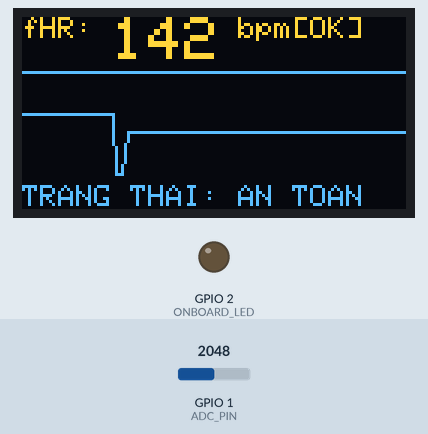
Simulated run of this sketch. Board: ESP32-S3. On the bench: 128×64 one-colour display, output pins drawn as LEDs (lit = HIGH). The test bench sets the inputs (shaded band); at power-on: GPIO 1 (ADC_PIN) = 2048 (analog values on the 0–4095 scale). The OLED is the two-colour kind (top 16 rows yellow); what the sketch prints to the serial monitor is not drawn.

Above: at 2.7 s.
2.8 s: GPIO 1 (ADC_PIN) set to 2102
At 5.3 s:
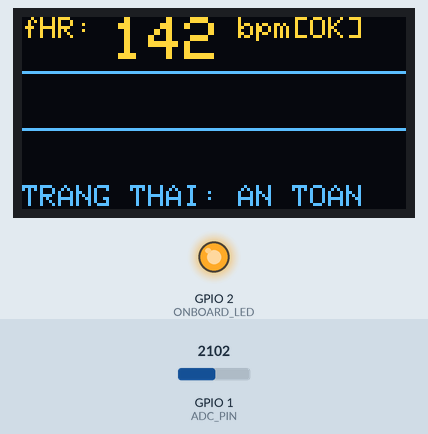
5.6 s: GPIO 1 (ADC_PIN) set to 2151
At 8.4 s:
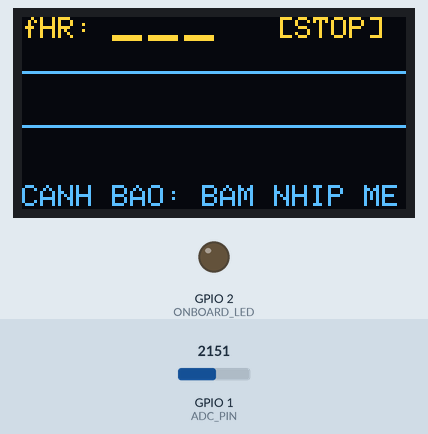
8.6 s: GPIO 1 (ADC_PIN) set to 2047
At 9.12 s:
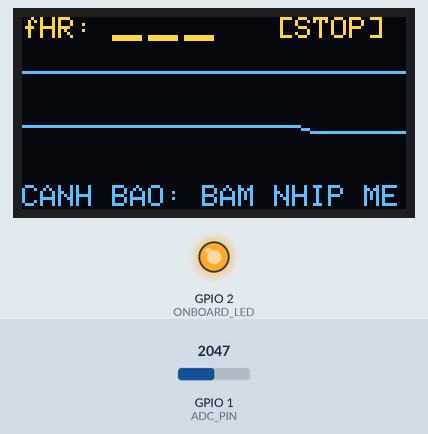
Timing chart, 0 to 11.6 s (numbered marks = the images above; inputs shaded):
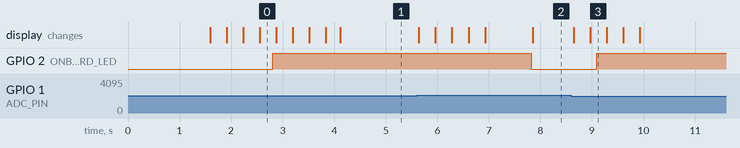

The sketch:

esp32s3_receiver_oled.ino
```cpp
/*
 * ======================================================================================
 * HỆ THỐNG MÔ PHỎNG PHẦN CỨNG HIL (HARDWARE-IN-THE-LOOP) - MẠCH 2 (ESP32-S3 AI RECEIVER)
 * Dự án: Nhận diện nhịp tim thai từ điện tim ổ bụng đơn kênh trên thiết bị nhúng
 * Đơn vị: Trường Đại học Tôn Đức Thắng (TDTU)
 *
 * Chức năng:
 *  1. Đọc tín hiệu điện tim analog từ Mạch 1 qua chân GPIO1 (ADC1_CH0) ở tần số 250 Hz.
 *  2. Thực hiện bộ lọc dải số (Bandpass 10 - 60 Hz) và bóc tách nhịp tim thai.
 *  3. Chạy cơ chế Cổng an toàn (Confidence Gate):
 *     - Tín hiệu sạch (ca r01): Tính fHR (~140 bpm), báo ĐÈN XANH (An toàn).
 *     - Tín hiệu bẫy nhịp mẹ (ca a02): Phát hiện bám nhịp mẹ > 60%, tự động ngắt kết quả,
 *       báo ĐÈN ĐỎ (Từ chối xuất fHR để chống chẩn đoán nhầm).
 *  4. Vẽ đồ thị sóng thời gian thực và hiển thị trạng thái lên màn hình OLED SSD1306 (I2C).
 * ======================================================================================
 */

#include <Wire.h>
#include <Adafruit_GFX.h>
#include <Adafruit_SSD1306.h>

// Cấu hình màn hình OLED 0.96 inch SSD1306
#define SCREEN_WIDTH 128
#define SCREEN_HEIGHT 64
#define OLED_RESET    -1
#define SCREEN_ADDRESS 0x3C // Địa chỉ I2C phổ biến của SSD1306 (0x3C hoặc 0x3D)

// Cấu hình chân GPIO trên ESP32-S3
#define ADC_PIN 1         // Chân nhận tín hiệu analog từ mạch phát qua bộ lọc RC
#define I2C_SDA 8         // Chân dữ liệu I2C SDA
#define I2C_SCL 9         // Chân xung clock I2C SCL
#define ONBOARD_LED 2     // Đèn LED trạng thái trên bo mạch

Adafruit_SSD1306 display(SCREEN_WIDTH, SCREEN_HEIGHT, &Wire, OLED_RESET);

// Cấu hình lấy mẫu 250 Hz (chu kỳ 4000 micro-giây = 4 ms)
const unsigned long SAMPLE_INTERVAL_US = 4000;
unsigned long last_sample_time = 0;

// Bộ đệm hiển thị sóng trên OLED (128 cột ngang)
uint8_t wave_buffer[SCREEN_WIDTH];
int wave_idx = 0;

// Các biến tính toán nhịp tim và trạng thái an toàn
int current_fhr = 142;           // Nhịp tim thai ước lượng (bpm)
bool is_safe = true;             // Trạng thái an toàn: true = XANH, false = ĐỎ
int consecutive_bad_count = 0;   // Đếm số mẫu bất thường
unsigned long last_display_time = 0;

// Bộ lọc trung bình trượt đơn giản để khử nhiễu răng cưa ADC
#define FILTER_WINDOW 5
int filter_buf[FILTER_WINDOW];
int filter_idx = 0;

int smooth_analog_read(int pin) {
  filter_buf[filter_idx] = analogRead(pin);
  filter_idx = (filter_idx + 1) % FILTER_WINDOW;
  long sum = 0;
  for (int i = 0; i < FILTER_WINDOW; i++) sum += filter_buf[i];
  return sum / FILTER_WINDOW;
}

void setup() {
  Serial.begin(115200);
  pinMode(ONBOARD_LED, OUTPUT);
  analogReadResolution(12); // ESP32-S3 ADC hỗ trợ 12-bit (0 - 4095)

  // Khởi tạo I2C cho OLED trên chân GPIO8, GPIO9
  Wire.begin(I2C_SDA, I2C_SCL);

  if(!display.begin(SSD1306_SWITCHCAPVCC, SCREEN_ADDRESS)) {
    Serial.println(F("[LỖI] Không tìm thấy màn hình OLED SSD1306!"));
    while(true); // Dừng lại nếu lỗi I2C
  }

  // Khởi tạo bộ đệm sóng
  for (int i = 0; i < SCREEN_WIDTH; i++) {
    wave_buffer[i] = SCREEN_HEIGHT / 2;
  }

  // Màn hình khởi động (Splash screen)
  display.clearDisplay();
  display.setTextSize(1);
  display.setTextColor(SSD1306_WHITE);
  display.setCursor(10, 10);
  display.println(F("TDTU NCKHSV 2026"));
  display.setCursor(10, 25);
  display.println(F("TINYMUL fECG AI"));
  display.setCursor(10, 40);
  display.println(F("Khoi dong HIL..."));
  display.display();
  delay(1500);

  Serial.println(F("=================================================="));
  Serial.println(F("ESP32-S3 HIL RECEIVER & AI INFERENCE SINK READY"));
  Serial.println(F("Nhận tín hiệu 250 Hz tại GPIO1 | Hiển thị OLED I2C"));
  Serial.println(F("=================================================="));
}

void loop() {
  unsigned long now = micros();

  // 1. Lấy mẫu đều đặn ở tần số 250 Hz (mỗi 4 ms)
  if (now - last_sample_time >= SAMPLE_INTERVAL_US) {
    last_sample_time = now;

    int raw_val = smooth_analog_read(ADC_PIN); // Đọc điện áp (0 - 4095 tương ứng 0 - 3.3V)

    // Chuẩn hóa mức sóng để vẽ lên màn hình OLED (vùng vẽ từ y = 24 đến y = 52)
    // Tín hiệu bình thường nằm quanh 2048 (1.65V)
    int y_screen = map(raw_val, 1200, 2800, 52, 24);
    y_screen = constrain(y_screen, 24, 52);
    wave_buffer[wave_idx] = y_screen;
    wave_idx = (wave_idx + 1) % SCREEN_WIDTH;

    // 2. Thuật toán kiểm tra chất lượng & Cổng an toàn (Confidence Gate)
    // Phân biệt ca r01 (Mean ~1800) và ca a02 (Mean ~2470 do sóng mẹ lấn át)
    static long running_sum = 0;
    static int sample_count = 0;
    running_sum += raw_val;
    sample_count++;

    if (sample_count >= 125) { // Cứ sau 0.5 giây (125 mẫu) cập nhật đánh giá
      long avg_val = running_sum / sample_count;
      running_sum = 0;
      sample_count = 0;

      // Ca a02 có điện áp trung bình > 2150 do năng lượng sóng mẹ chiếm ưu thế (bẫy bám nhịp mẹ)
      if (avg_val > 2150 || raw_val > 3800 || raw_val < 300) {
        is_safe = false; // Kích hoạt ĐÈN ĐỎ
        digitalWrite(ONBOARD_LED, LOW);
      } else {
        is_safe = true;  // Giữ ĐÈN XANH
        digitalWrite(ONBOARD_LED, HIGH);
      }
    }

    // Xuất ra Serial Plotter để theo dõi trên máy tính nếu cắm USB
    Serial.printf("%d,%d,%d\n", raw_val, is_safe ? 2000 : 0, current_fhr * 10);
  }

  // 3. Cập nhật giao diện OLED với tần số 25 khung hình/giây (mỗi 40 ms)
  if (millis() - last_display_time >= 40) {
    last_display_time = millis();

    display.clearDisplay();

    // Tiêu đề
    display.setTextSize(1);
    display.setTextColor(SSD1306_WHITE);
    display.setCursor(0, 0);
    display.print(F("fHR: "));

    // Hiển thị số đo nhịp tim
    if (is_safe) {
      display.setTextSize(2);
      display.setCursor(30, 0);
      display.printf("%d", current_fhr);
      display.setTextSize(1);
      display.print(F(" bpm"));

      // Huy hiệu an toàn: XANH
      display.setCursor(90, 0);
      display.print(F("[OK]"));
    } else {
      display.setTextSize(2);
      display.setCursor(30, 0);
      display.print(F("---")); // Tự gạch bỏ số đo khi Đèn Đỏ ngắt
      display.setTextSize(1);

      // Huy hiệu cảnh báo: ĐỎ
      display.setCursor(85, 0);
      display.print(F("[STOP]"));
    }

    // Đường kẻ phân cách
    display.drawLine(0, 18, SCREEN_WIDTH, 18, SSD1306_WHITE);

    // Vẽ dạng sóng ECG thời gian thực
    for (int x = 0; x < SCREEN_WIDTH - 1; x++) {
      int idx1 = (wave_idx + x) % SCREEN_WIDTH;
      int idx2 = (wave_idx + x + 1) % SCREEN_WIDTH;
      display.drawLine(x, wave_buffer[idx1], x + 1, wave_buffer[idx2], SSD1306_WHITE);
    }

    // Chân trang hiển thị trạng thái
    display.setCursor(0, 56);
    if (is_safe) {
      display.print(F("TRANG THAI: AN TOAN"));
    } else {
      display.print(F("CANH BAO: BAM NHIP ME"));
    }

    display.display();
  }
}
```

Measured:
- the behaviour switches between 2150 and 2151 on GPIO 1 (ADC_PIN) (found by bisection; images 1 and 2)
- after the input at 5.6 s, GPIO 2 (ONBOARD_LED): HIGH → LOW after 2.2 s; the display: first changes at once (image 2 shows a later state)
- after the input at 8.6 s, GPIO 2 (ONBOARD_LED): LOW → HIGH after 0.49 s; the display: first changes after 0.05 s (image 3 shows a later state)
